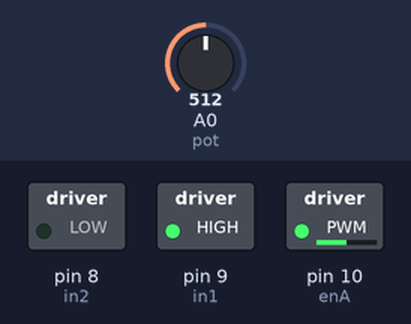
Bench run of a sketch on a simulated Arduino Uno, built with avr-gcc and run on an emulated ATmega328P. Shown: switched loads named in the sketch (green lamp = pin HIGH). The test bench sets the inputs (shaded band); at power-on: A0 (pot) = 512.

Above: at 1.2 s.
1.3 s: A0 (pot) set to 716
At 1.6 s:
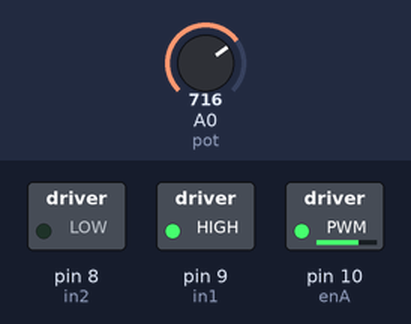
2.8 s: A0 (pot) set to 900
At 3.9 s:
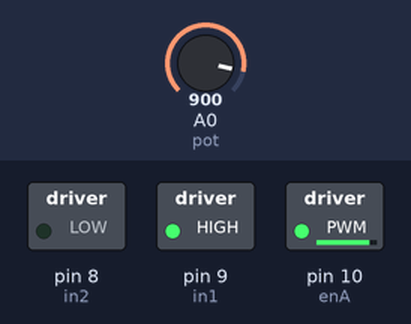
4.3 s: A0 (pot) set to 122
At 5.0 s:
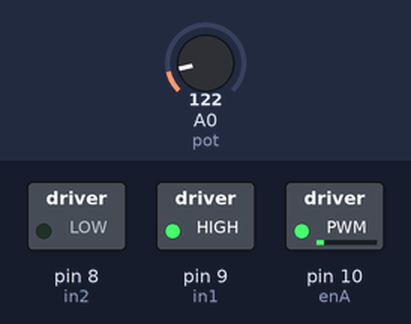
5.8 s: A0 (pot) set to 0
At 6.2 s:
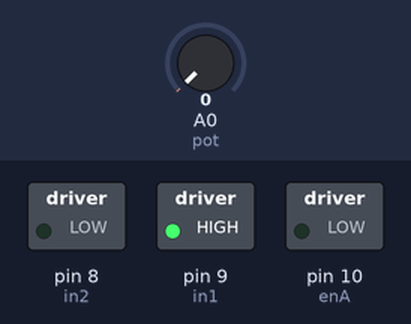
7.3 s: A0 (pot) set to 511
At 8.5 s:
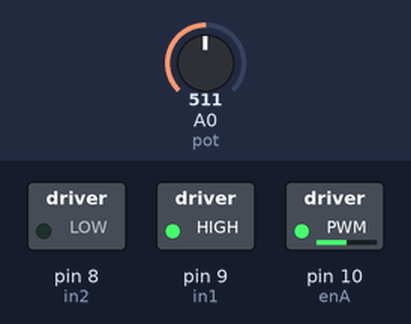
Timing chart, 0 to 9.8 s (numbered marks = the images above; inputs shaded):
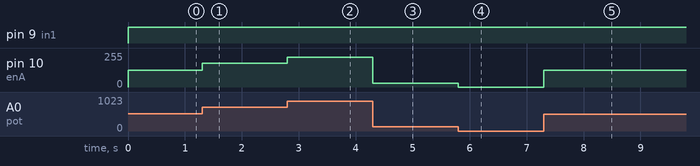

The sketch:

pot_armicher.ino
```cpp
int enA = 10;
int in1 = 9;
int in2 = 8;
int pot = A0;


void setup()
{

  pinMode(enA, OUTPUT);
  pinMode(in1, OUTPUT);
  pinMode(in2, OUTPUT);
  pinMode(pot, INPUT);

}

void loop()
{
  int potValue = analogRead(pot);
  int motorSpeed = map(potValue, 0, 1023, 0, 255);
  digitalWrite(in1, HIGH);
  digitalWrite(in2, LOW);
  analogWrite(enA, motorSpeed);

}
```

Measured:
- after the input at 1.3 s, pin 10 (enA): 127/255 → 178/255 at once
- after the input at 2.8 s, pin 10 (enA): 178/255 → 224/255 at once
- after the input at 4.3 s, pin 10 (enA): 224/255 → 30/255 at once
- after the input at 5.8 s, pin 10 (enA): 30/255 → 0/255 at once
- after the input at 7.3 s, pin 10 (enA): 0/255 → 127/255 at once
